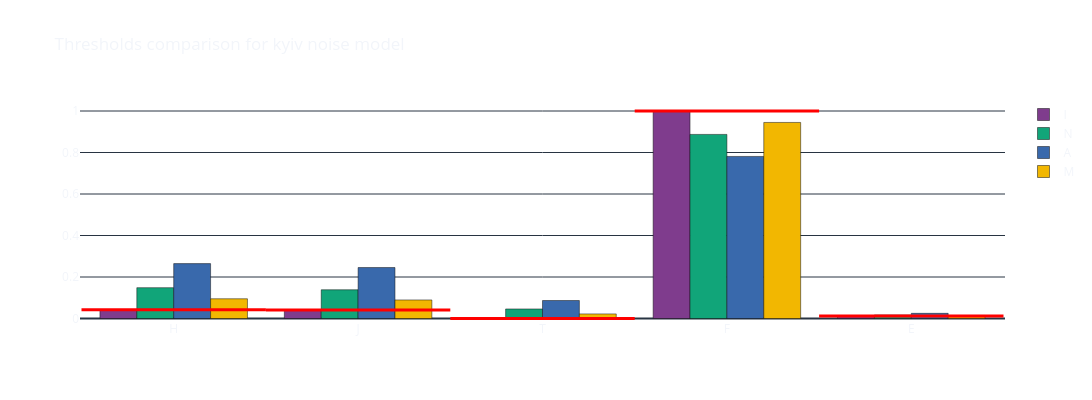
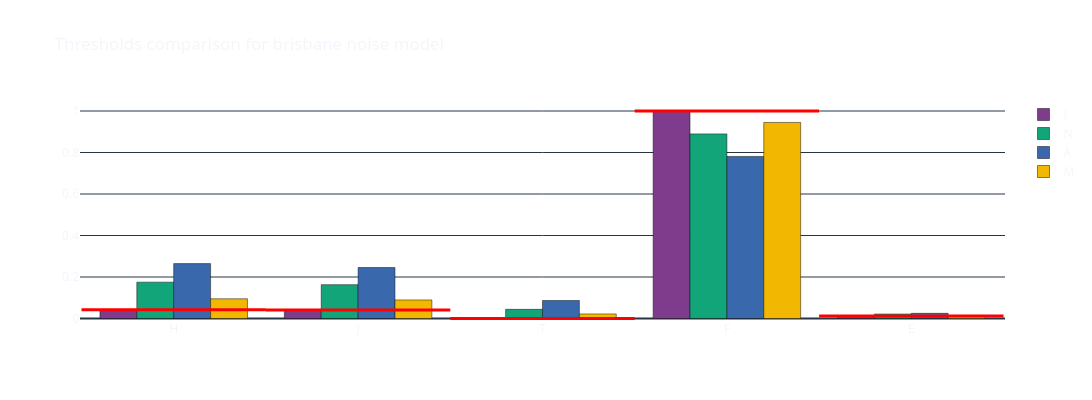
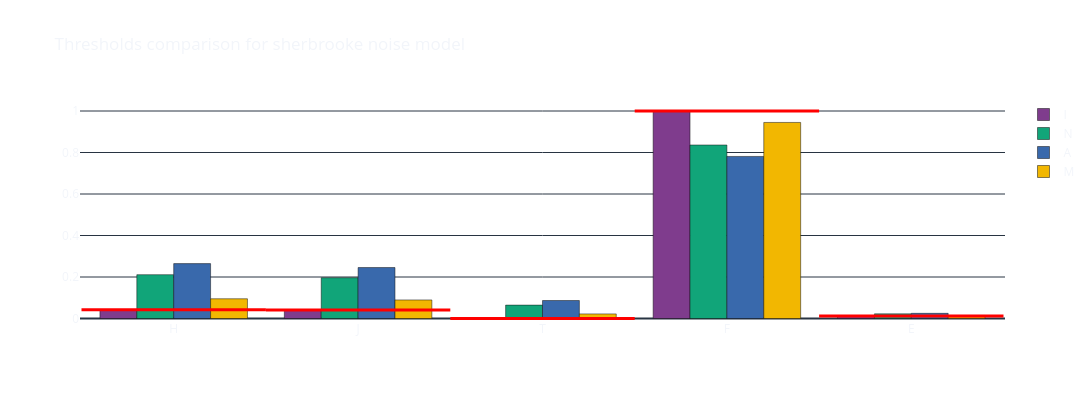

The notebook cell these images were saved under, in order:
### Code cell
for hw in c.hardware:
    fig = get_grouped_bar_chart(hw)
    folder = "results/thresholds_analyse/"
    c.setup_layout_and_save(fig, folder, f"thresholds_{hw}")
    fig.show()

### Figure 1 — Plotly figure (JSON) as saved in the notebook; plotly's stock layout.template omitted (floating-point values rounded to 4 significant figures)
{"data": [{"hoverinfo": "y", "marker": {"color": "rgb(127, 60, 141)"}, "name": "I", "x": ["H", "J", "T", "F", "E"], "y": [0.04168, 0.04046, 1e-13, 1.0, 0.01207], "type": "bar"}, {"hoverinfo": "y", "marker": {"color": "rgb(17, 165, 121)"}, "name": "N", "x": ["H", "J", "T", "F", "E"], "y": [0.1485, 0.1384, 0.04599, 0.8872, 0.0172], "type": "bar"}, {"hoverinfo": "y", "marker": {"color": "rgb(57, 105, 172)"}, "name": "A", "x": ["H", "J", "T", "F", "E"], "y": [0.2645, 0.2455, 0.08661, 0.7809, 0.02487], "type": "bar"}, {"hoverinfo": "y", "marker": {"color": "rgb(242, 183, 1)"}, "name": "M", "x": ["H", "J", "T", "F", "E"], "y": [0.09509, 0.08943, 0.02207, 0.9448, 0.01464], "type": "bar"}], "layout": {"shapes": [{"line": {"color": "red", "width": 3}, "type": "line", "x0": -0.5, "x1": 0.5, "xref": "x", "y0": 0.04168, "y1": 0.04168, "yref": "y"}, {"line": {"color": "red", "width": 3}, "type": "line", "x0": 0.5, "x1": 1.5, "xref": "x", "y0": 0.04046, "y1": 0.04046, "yref": "y"}, {"line": {"color": "red", "width": 3}, "type": "line", "x0": 1.5, "x1": 2.5, "xref": "x", "y0": 1e-13, "y1": 1e-13, "yref": "y"}, {"line": {"color": "red", "width": 3}, "type": "line", "x0": 2.5, "x1": 3.5, "xref": "x", "y0": 1.0, "y1": 1.0, "yref": "y"}, {"line": {"color": "red", "width": 3}, "type": "line", "x0": 3.5, "x1": 4.5, "xref": "x", "y0": 0.01207, "y1": 0.01207, "yref": "y"}], "title": {"text": "Thresholds comparison for kyiv noise model"}, "height": 400, "width": 2000, "showlegend": true, "paper_bgcolor": "rgba(0,0,0,0)", "plot_bgcolor": "rgba(0,0,0,0)"}}

### Figure 2 — Plotly figure (JSON) as saved in the notebook; plotly's stock layout.template omitted (floating-point values rounded to 4 significant figures)
{"data": [{"hoverinfo": "y", "marker": {"color": "rgb(127, 60, 141)"}, "name": "I", "x": ["H", "J", "T", "F", "E"], "y": [0.04168, 0.04046, 1e-13, 1.0, 0.01207], "type": "bar"}, {"hoverinfo": "y", "marker": {"color": "rgb(17, 165, 121)"}, "name": "N", "x": ["H", "J", "T", "F", "E"], "y": [0.1751, 0.1631, 0.04414, 0.8897, 0.02152], "type": "bar"}, {"hoverinfo": "y", "marker": {"color": "rgb(57, 105, 172)"}, "name": "A", "x": ["H", "J", "T", "F", "E"], "y": [0.2645, 0.2455, 0.08661, 0.7809, 0.02487], "type": "bar"}, {"hoverinfo": "y", "marker": {"color": "rgb(242, 183, 1)"}, "name": "M", "x": ["H", "J", "T", "F", "E"], "y": [0.09509, 0.08943, 0.02207, 0.9448, 0.01464], "type": "bar"}], "layout": {"shapes": [{"line": {"color": "red", "width": 3}, "type": "line", "x0": -0.5, "x1": 0.5, "xref": "x", "y0": 0.04168, "y1": 0.04168, "yref": "y"}, {"line": {"color": "red", "width": 3}, "type": "line", "x0": 0.5, "x1": 1.5, "xref": "x", "y0": 0.04046, "y1": 0.04046, "yref": "y"}, {"line": {"color": "red", "width": 3}, "type": "line", "x0": 1.5, "x1": 2.5, "xref": "x", "y0": 1e-13, "y1": 1e-13, "yref": "y"}, {"line": {"color": "red", "width": 3}, "type": "line", "x0": 2.5, "x1": 3.5, "xref": "x", "y0": 1.0, "y1": 1.0, "yref": "y"}, {"line": {"color": "red", "width": 3}, "type": "line", "x0": 3.5, "x1": 4.5, "xref": "x", "y0": 0.01207, "y1": 0.01207, "yref": "y"}], "title": {"text": "Thresholds comparison for brisbane noise model"}, "height": 400, "width": 2000, "showlegend": true, "paper_bgcolor": "rgba(0,0,0,0)", "plot_bgcolor": "rgba(0,0,0,0)"}}

### Figure 3 — Plotly figure (JSON) as saved in the notebook; plotly's stock layout.template omitted (floating-point values rounded to 4 significant figures)
{"data": [{"hoverinfo": "y", "marker": {"color": "rgb(127, 60, 141)"}, "name": "I", "x": ["H", "J", "T", "F", "E"], "y": [0.04168, 0.04046, 1e-13, 1.0, 0.01207], "type": "bar"}, {"hoverinfo": "y", "marker": {"color": "rgb(17, 165, 121)"}, "name": "N", "x": ["H", "J", "T", "F", "E"], "y": [0.2111, 0.1966, 0.06454, 0.8361, 0.02231], "type": "bar"}, {"hoverinfo": "y", "marker": {"color": "rgb(57, 105, 172)"}, "name": "A", "x": ["H", "J", "T", "F", "E"], "y": [0.2645, 0.2455, 0.08661, 0.7809, 0.02487], "type": "bar"}, {"hoverinfo": "y", "marker": {"color": "rgb(242, 183, 1)"}, "name": "M", "x": ["H", "J", "T", "F", "E"], "y": [0.09509, 0.08943, 0.02207, 0.9448, 0.01464], "type": "bar"}], "layout": {"shapes": [{"line": {"color": "red", "width": 3}, "type": "line", "x0": -0.5, "x1": 0.5, "xref": "x", "y0": 0.04168, "y1": 0.04168, "yref": "y"}, {"line": {"color": "red", "width": 3}, "type": "line", "x0": 0.5, "x1": 1.5, "xref": "x", "y0": 0.04046, "y1": 0.04046, "yref": "y"}, {"line": {"color": "red", "width": 3}, "type": "line", "x0": 1.5, "x1": 2.5, "xref": "x", "y0": 1e-13, "y1": 1e-13, "yref": "y"}, {"line": {"color": "red", "width": 3}, "type": "line", "x0": 2.5, "x1": 3.5, "xref": "x", "y0": 1.0, "y1": 1.0, "yref": "y"}, {"line": {"color": "red", "width": 3}, "type": "line", "x0": 3.5, "x1": 4.5, "xref": "x", "y0": 0.01207, "y1": 0.01207, "yref": "y"}], "title": {"text": "Thresholds comparison for sherbrooke noise model"}, "height": 400, "width": 2000, "showlegend": true, "paper_bgcolor": "rgba(0,0,0,0)", "plot_bgcolor": "rgba(0,0,0,0)"}}
